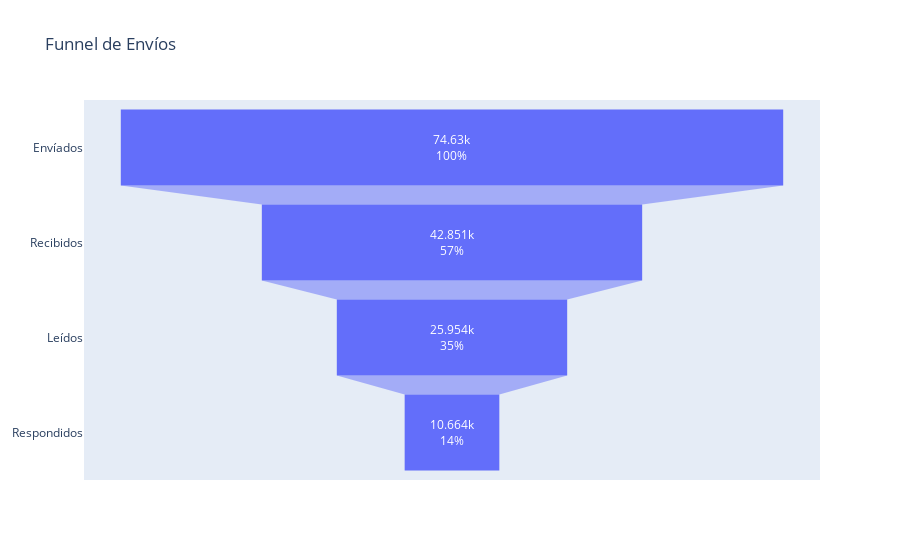

The code cell stored with this chart in its notebook:
### Code cell
filtered_data = data.query("content.str.contains('Template')")

response_count = total_respuestas # o respuestas
read_count = filtered_data['sent_status_read'].sum() 
delivered_count = filtered_data['sent_status_delivered'].sum() + read_count
sent_count = filtered_data['sent_status_sent'].sum() + read_count + delivered_count

values = [sent_count, delivered_count, read_count, response_count]
stages = ['Envíados', 'Recibidos', 'Leídos', 'Respondidos']

fig = go.Figure(go.Funnel(
    y=stages,
    x=values,
    textinfo="value+percent initial"
))

fig.update_layout(title='Funnel de Envíos')
fig.show()

### Figure 1 — Plotly figure (JSON) as saved in the notebook; plotly's stock layout.template omitted (floating-point values rounded to 4 significant figures)
{"data": [{"textinfo": "value+percent initial", "type": "funnel", "x": [74630, 42851, 25954, 10664], "y": ["Envíados", "Recibidos", "Leídos", "Respondidos"]}], "layout": {"title": {"text": "Funnel de Envíos"}}}
